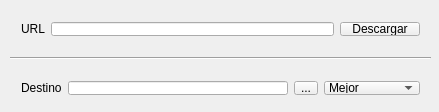
<?xml version="1.0" encoding="UTF-8"?>
<ui version="4.0">
 <class>MainWindow</class>
 <widget class="QMainWindow" name="MainWindow">
  <property name="geometry">
   <rect>
    <x>0</x>
    <y>0</y>
    <width>439</width>
    <height>112</height>
   </rect>
  </property>
  <property name="sizePolicy">
   <sizepolicy hsizetype="Fixed" vsizetype="Fixed">
    <horstretch>0</horstretch>
    <verstretch>0</verstretch>
   </sizepolicy>
  </property>
  <property name="windowTitle">
   <string>dlTube</string>
  </property>
  <widget class="QWidget" name="centralWidget">
   <widget class="Line" name="line">
    <property name="geometry">
     <rect>
      <x>10</x>
      <y>50</y>
      <width>421</width>
      <height>16</height>
     </rect>
    </property>
    <property name="orientation">
     <enum>Qt::Horizontal</enum>
    </property>
   </widget>
   <widget class="QWidget" name="">
    <property name="geometry">
     <rect>
      <x>10</x>
      <y>11</y>
      <width>421</width>
      <height>36</height>
     </rect>
    </property>
    <layout class="QHBoxLayout" name="horizontalLayout">
     <item>
      <widget class="QLabel" name="urlLabel">
       <property name="text">
        <string notr="true">URL</string>
       </property>
      </widget>
     </item>
     <item>
      <widget class="QLineEdit" name="urlBox">
       <property name="text">
        <string notr="true"/>
       </property>
      </widget>
     </item>
     <item>
      <widget class="QPushButton" name="downloadButton">
       <property name="text">
        <string>Descargar</string>
       </property>
      </widget>
     </item>
    </layout>
   </widget>
   <widget class="QWidget" name="">
    <property name="geometry">
     <rect>
      <x>10</x>
      <y>70</y>
      <width>421</width>
      <height>36</height>
     </rect>
    </property>
    <layout class="QHBoxLayout" name="horizontalLayout_2">
     <item>
      <widget class="QLabel" name="destinationLabel">
       <property name="text">
        <string>Destino</string>
       </property>
      </widget>
     </item>
     <item>
      <widget class="QLineEdit" name="destinationBox">
       <property name="text">
        <string notr="true"/>
       </property>
      </widget>
     </item>
     <item>
      <widget class="QToolButton" name="optionsButton">
       <property name="text">
        <string notr="true">...</string>
       </property>
      </widget>
     </item>
     <item>
      <widget class="QComboBox" name="formatBox">
       <property name="currentText">
        <string notr="true">Mejor</string>
       </property>
       <item>
        <property name="text">
         <string>Mejor</string>
        </property>
       </item>
       <item>
        <property name="text">
         <string>Peor</string>
        </property>
       </item>
       <item>
        <property name="text">
         <string>Mejor Video</string>
        </property>
       </item>
       <item>
        <property name="text">
         <string>Peor Video</string>
        </property>
       </item>
       <item>
        <property name="text">
         <string>Mejor Audio</string>
        </property>
       </item>
       <item>
        <property name="text">
         <string>Peor Audio</string>
        </property>
       </item>
      </widget>
     </item>
    </layout>
   </widget>
  </widget>
 </widget>
 <layoutdefault spacing="6" margin="11"/>
 <resources/>
 <connections/>
</ui>
